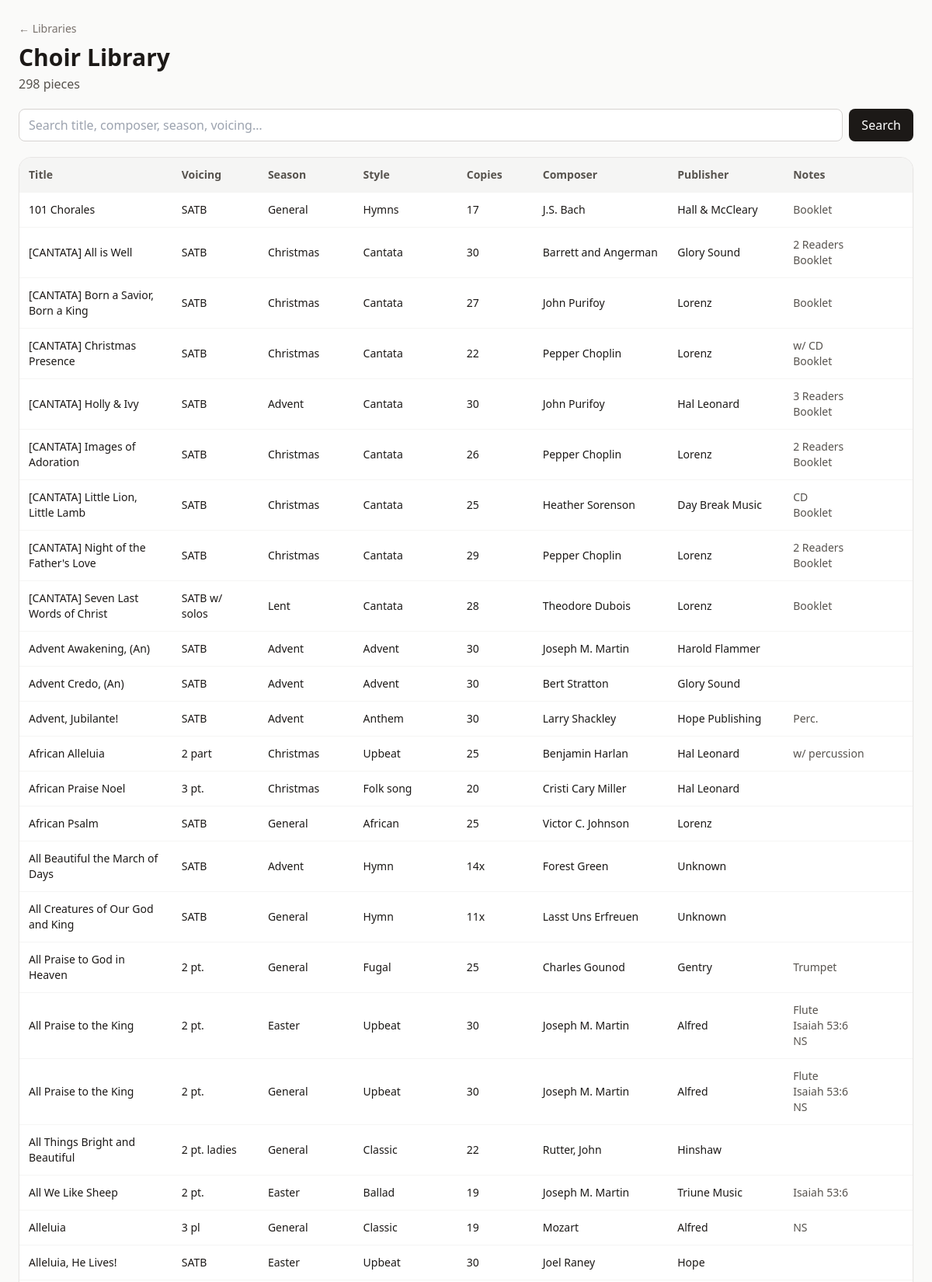
The page /libraries/choir (upper part) on the database its author committed.
### tables this page shows
CREATE TABLE choir_library (
    id INTEGER PRIMARY KEY AUTOINCREMENT,
    title TEXT NOT NULL,
    voicing TEXT,
    difficulty TEXT,
    season TEXT,
    style TEXT,
    copies TEXT,
    composer TEXT,
    publisher TEXT,
    year TEXT,
    purchased TEXT,
    instrumentation TEXT,
    scripture TEXT,
    choice TEXT,
    active INTEGER DEFAULT 1
);

### music_picker/routes.py (the view)
@bp.route('/libraries/choir')
def choir_library():
    q = request.args.get('q', '').strip()
    db = get_db()
    if q:
        like = f"%{q}%"
        rows = db.execute("""
            SELECT * FROM choir_library
            WHERE active=1 AND (
                title LIKE ?
                OR composer LIKE ?
                OR voicing LIKE ?
                OR season LIKE ?
                OR style LIKE ?
                OR publisher LIKE ?
                OR instrumentation LIKE ?
                OR scripture LIKE ?
                OR choice LIKE ?
            )
            ORDER BY title COLLATE NOCASE
        """, (like, like, like, like, like, like, like, like, like)).fetchall()
    else:
        rows = db.execute("""
            SELECT * FROM choir_library
            WHERE active=1
            ORDER BY title COLLATE NOCASE
        """).fetchall()
    return render_template('choir_library.html', rows=rows, q=q)

### music_picker/db.py (called while the page is built)
def get_db():
    if 'db' not in g:
        g.db = sqlite3.connect(current_app.config['DB_PATH'])
        g.db.row_factory = sqlite3.Row
    return g.db

### music_picker/templates/choir_library.html (shortened to what this page needs)
<!doctype html>
<html>
<head>
  <script src="https://cdn.tailwindcss.com"></script>
</head>
<body class="bg-stone-50 text-stone-900">
  <main class="max-w-7xl mx-auto p-6">
    <div class="mb-5">
      <a href="{{ url_for('main.libraries') }}" class="text-sm text-stone-500 hover:text-stone-900">← Libraries</a>
      <h1 class="text-3xl font-semibold mt-2">Choir Library</h1>
      <p class="text-stone-600 mt-1">{{ rows|length }} pieces{% if q %} matching “{{ q }}”{% endif %}</p>
    </div>
    <form method="get" class="mb-5 flex gap-2">
      <input name="q" value="{{ q or '' }}" placeholder="Search title, composer, season, voicing…" class="flex-1 rounded-lg border border-stone-300 px-3 py-2">
      <button class="rounded-lg bg-stone-900 text-white px-4 py-2">Search</button>
    </form>
    <div class="overflow-x-auto bg-white border border-stone-200 rounded-2xl shadow-sm">
      <table class="min-w-full text-sm">
        <thead class="bg-stone-100 text-stone-600">
          <tr>
            <th class="text-left p-3">Title</th>
            <th class="text-left p-3">Voicing</th>
            <th class="text-left p-3">Season</th>
            <th class="text-left p-3">Style</th>
            <th class="text-left p-3">Copies</th>
            <th class="text-left p-3">Composer</th>
            <th class="text-left p-3">Publisher</th>
            <th class="text-left p-3">Notes</th>
          </tr>
        </thead>
        <tbody>
          {% for r in rows %}
            <tr class="border-t border-stone-100">
              <td class="p-3 font-medium">{{ r.title }}</td>
              <td class="p-3">{{ r.voicing }}</td>
              <td class="p-3">{{ r.season }}</td>
              <td class="p-3">{{ r.style }}</td>
              <td class="p-3">{{ r.copies }}</td>
              <td class="p-3">{{ r.composer }}</td>
              <td class="p-3">{{ r.publisher }}</td>
              <td class="p-3 text-stone-600">
                {% if r.instrumentation %}<div>{{ r.instrumentation }}</div>{% endif %}
                {% if r.scripture %}<div>{{ r.scripture }}</div>{% endif %}
                {% if r.choice %}<div>{{ r.choice }}</div>{% endif %}
              </td>
            </tr>
          {% endfor %}
        </tbody>
      </table>
    </div>
  </main>
</body>
</html>

### rows shown on the page
choir_library: title "101 Chorales", voicing "SATB", season "General", style "Hymns", copies "17", composer "J.S. Bach", publisher "Hall & McCleary", choice "Booklet"
choir_library: title "[CANTATA] All is Well", voicing "SATB", season "Christmas", style "Cantata", copies "30", composer "Barrett and Angerman", publisher "Glory Sound", instrumentation "2 Readers", choice "Booklet"
choir_library: title "[CANTATA] Born a Savior, Born a King", voicing "SATB", season "Christmas", style "Cantata", copies "27", composer "John Purifoy", publisher "Lorenz", choice "Booklet"
choir_library: title "[CANTATA] Christmas Presence", voicing "SATB", season "Christmas", style "Cantata", copies "22", composer "Pepper Choplin", publisher "Lorenz", instrumentation "w/ CD", choice "Booklet"
choir_library: title "[CANTATA] Holly & Ivy", voicing "SATB", season "Advent", style "Cantata", copies "30", composer "John Purifoy", publisher "Hal Leonard", instrumentation "3 Readers", choice "Booklet"
choir_library: title "[CANTATA] Images of Adoration", voicing "SATB", season "Christmas", style "Cantata", copies "26", composer "Pepper Choplin", publisher "Lorenz", instrumentation "2 Readers", choice "Booklet"
choir_library: title "[CANTATA] Little Lion, Little Lamb", voicing "SATB", season "Christmas", style "Cantata", copies "25", composer "Heather Sorenson", publisher "Day Break Music", instrumentation "CD", choice "Booklet"
choir_library: title "[CANTATA] Night of the Father's Love", voicing "SATB", season "Christmas", style "Cantata", copies "29", composer "Pepper Choplin", publisher "Lorenz", instrumentation "2 Readers", choice "Booklet"
choir_library: title "[CANTATA] Seven Last Words of Christ", voicing "SATB w/ solos", season "Lent", style "Cantata", copies "28", composer "Theodore Dubois", publisher "Lorenz", choice "Booklet"
choir_library: title "Advent Awakening, (An)", voicing "SATB", season "Advent", style "Advent", copies "30", composer "Joseph M. Martin", publisher "Harold Flammer"
choir_library: title "Advent Credo, (An)", voicing "SATB", season "Advent", style "Advent", copies "30", composer "Bert Stratton", publisher "Glory Sound"
choir_library: title "Advent, Jubilante!", voicing "SATB", season "Advent", style "Anthem", copies "30", composer "Larry Shackley", publisher "Hope Publishing", instrumentation "Perc."
choir_library: title "African Alleluia", voicing "2 part", season "Christmas", style "Upbeat", copies "25", composer "Benjamin Harlan", publisher "Hal Leonard", instrumentation "w/ percussion"
choir_library: title "African Praise Noel", voicing "3 pt.", season "Christmas", style "Folk song", copies "20", composer "Cristi Cary Miller", publisher "Hal Leonard"
choir_library: title "African Psalm", voicing "SATB", season "General", style "African", copies "25", composer "Victor C. Johnson", publisher "Lorenz"
choir_library: title "All Beautiful the March of Days", voicing "SATB", season "Advent", style "Hymn", copies "14x", composer "Forest Green", publisher "Unknown"
choir_library: title "All Creatures of Our God and King", voicing "SATB", season "General", style "Hymn", copies "11x", composer "Lasst Uns Erfreuen", publisher "Unknown"
choir_library: title "All Praise to God in Heaven", voicing "2 pt.", season "General", style "Fugal", copies "25", composer "Charles Gounod", publisher "Gentry", instrumentation "Trumpet"
choir_library: title "All Praise to the King", voicing "2 pt.", season "Easter", style "Upbeat", copies "30", composer "Joseph M. Martin", publisher "Alfred", instrumentation "Flute", scripture "Isaiah 53:6", choice "NS"
choir_library: title "All Praise to the King", voicing "2 pt.", season "General", style "Upbeat", copies "30", composer "Joseph M. Martin", publisher "Alfred", instrumentation "Flute", scripture "Isaiah 53:6", choice "NS"
choir_library: title "All Things Bright and Beautiful", voicing "2 pt. ladies", season "General", style "Classic", copies "22", composer "Rutter, John", publisher "Hinshaw"
choir_library: title "All We Like Sheep", voicing "2 pt.", season "Easter", style "Ballad", copies "19", composer "Joseph M. Martin", publisher "Triune Music", scripture "Isaiah 53:6"
choir_library: title "Alleluia", voicing "3 pl", season "General", style "Classic", copies "19", composer "Mozart", publisher "Alfred", choice "NS"
choir_library: title "Alleluia, He Lives!", voicing "SATB", season "Easter", style "Upbeat", copies "30", composer "Joel Raney", publisher "Hope"

### other values the page prints
{{ rows|length }} "298"
